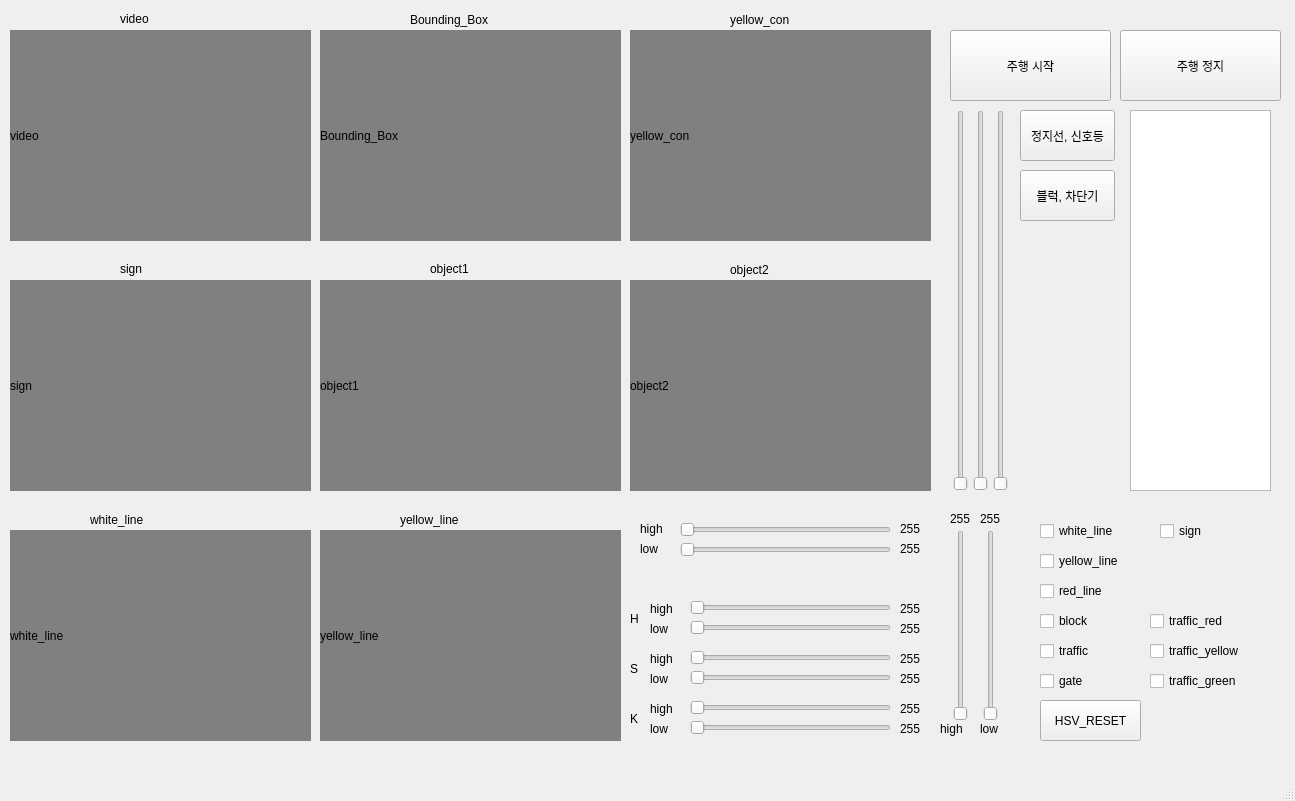
<?xml version="1.0" encoding="UTF-8"?>
<ui version="4.0">
 <class>auto_frame</class>
  <widget class="QMainWindow" name="move_ui">
  <property name="geometry">
   <rect>
    <x>0</x>
    <y>0</y>
    <width>1295</width>
    <height>801</height>
   </rect>
  </property>
  <property name="windowTitle">
   <string>MainWindow</string>
  </property>
  <widget class="QWidget" name="centralwidget">
   <widget class="QLabel" name="video">
    <property name="geometry">
     <rect>
      <x>10</x>
      <y>30</y>
      <width>301</width>
      <height>211</height>
     </rect>
    </property>
    <property name="styleSheet">
     <string notr="true">QLabel { background-color: grey; }</string>
    </property>
    <property name="text">
     <string>video</string>
    </property>
   </widget>
   <widget class="QLabel" name="Bounding_Box">
    <property name="geometry">
     <rect>
      <x>320</x>
      <y>30</y>
      <width>301</width>
      <height>211</height>
     </rect>
    </property>
    <property name="styleSheet">
     <string notr="true">QLabel { background-color: grey; }</string>
    </property>
    <property name="text">
     <string>Bounding_Box</string>
    </property>
   </widget>
   <widget class="QLabel" name="yellow_con">
    <property name="geometry">
     <rect>
      <x>630</x>
      <y>30</y>
      <width>301</width>
      <height>211</height>
     </rect>
    </property>
    <property name="styleSheet">
     <string notr="true">QLabel { background-color: grey; }</string>
    </property>
    <property name="text">
     <string>yellow_con</string>
    </property>
   </widget>
   <widget class="QLabel" name="sign">
    <property name="geometry">
     <rect>
      <x>10</x>
      <y>280</y>
      <width>301</width>
      <height>211</height>
     </rect>
    </property>
    <property name="styleSheet">
     <string notr="true">QLabel { background-color: grey; }</string>
    </property>
    <property name="text">
     <string>sign</string>
    </property>
   </widget>
   <widget class="QLabel" name="object1">
    <property name="geometry">
     <rect>
      <x>320</x>
      <y>280</y>
      <width>301</width>
      <height>211</height>
     </rect>
    </property>
    <property name="styleSheet">
     <string notr="true">QLabel { background-color: grey; }</string>
    </property>
    <property name="text">
     <string>object1</string>
    </property>
   </widget>
   <widget class="QLabel" name="object2">
    <property name="geometry">
     <rect>
      <x>630</x>
      <y>280</y>
      <width>301</width>
      <height>211</height>
     </rect>
    </property>
    <property name="styleSheet">
     <string notr="true">QLabel { background-color: grey; }</string>
    </property>
    <property name="text">
     <string>object2</string>
    </property>
   </widget>
   <widget class="QLabel" name="white_line">
    <property name="geometry">
     <rect>
      <x>10</x>
      <y>530</y>
      <width>301</width>
      <height>211</height>
     </rect>
    </property>
    <property name="styleSheet">
     <string notr="true">QLabel { background-color: grey; }</string>
    </property>
    <property name="text">
     <string>white_line</string>
    </property>
   </widget>
   <widget class="QLabel" name="yellow_line">
    <property name="geometry">
     <rect>
      <x>320</x>
      <y>530</y>
      <width>301</width>
      <height>211</height>
     </rect>
    </property>
    <property name="styleSheet">
     <string notr="true">QLabel { background-color: grey; }</string>
    </property>
    <property name="text">
     <string>yellow_line</string>
    </property>
   </widget>
   <widget class="QLabel" name="label">
    <property name="geometry">
     <rect>
      <x>90</x>
      <y>510</y>
      <width>141</width>
      <height>20</height>
     </rect>
    </property>
    <property name="text">
     <string>white_line</string>
    </property>
   </widget>
   <widget class="QLabel" name="label_2">
    <property name="geometry">
     <rect>
      <x>400</x>
      <y>510</y>
      <width>141</width>
      <height>20</height>
     </rect>
    </property>
    <property name="text">
     <string>yellow_line</string>
    </property>
   </widget>
   <widget class="QLabel" name="label_3">
    <property name="geometry">
     <rect>
      <x>120</x>
      <y>260</y>
      <width>71</width>
      <height>17</height>
     </rect>
    </property>
    <property name="text">
     <string>sign</string>
    </property>
   </widget>
   <widget class="QLabel" name="label_4">
    <property name="geometry">
     <rect>
      <x>430</x>
      <y>260</y>
      <width>67</width>
      <height>17</height>
     </rect>
    </property>
    <property name="text">
     <string>object1</string>
    </property>
   </widget>
   <widget class="QLabel" name="label_5">
    <property name="geometry">
     <rect>
      <x>730</x>
      <y>260</y>
      <width>81</width>
      <height>20</height>
     </rect>
    </property>
    <property name="text">
     <string>object2</string>
    </property>
   </widget>
   <widget class="QLabel" name="label_6">
    <property name="geometry">
     <rect>
      <x>410</x>
      <y>10</y>
      <width>101</width>
      <height>20</height>
     </rect>
    </property>
    <property name="text">
     <string>Bounding_Box</string>
    </property>
   </widget>
   <widget class="QLabel" name="label_7">
    <property name="geometry">
     <rect>
      <x>120</x>
      <y>10</y>
      <width>71</width>
      <height>17</height>
     </rect>
    </property>
    <property name="text">
     <string>video</string>
    </property>
   </widget>
   <widget class="QLabel" name="label_8">
    <property name="geometry">
     <rect>
      <x>730</x>
      <y>10</y>
      <width>81</width>
      <height>20</height>
     </rect>
    </property>
    <property name="text">
     <string>yellow_con</string>
    </property>
   </widget>
   <widget class="QPushButton" name="start">
    <property name="geometry">
     <rect>
      <x>950</x>
      <y>30</y>
      <width>161</width>
      <height>71</height>
     </rect>
    </property>
    <property name="text">
     <string>주행 시작</string>
    </property>
   </widget>
   <widget class="QTextEdit" name="textEdit">
    <property name="geometry">
     <rect>
      <x>1130</x>
      <y>110</y>
      <width>141</width>
      <height>381</height>
     </rect>
    </property>
   </widget>
   <widget class="QSlider" name="H_high_slider">
    <property name="geometry">
     <rect>
      <x>690</x>
      <y>600</y>
      <width>201</width>
      <height>16</height>
     </rect>
    </property>
    <property name="orientation">
     <enum>Qt::Orientation::Horizontal</enum>
    </property>
   </widget>
   <widget class="QSlider" name="H_low_slider">
    <property name="geometry">
     <rect>
      <x>690</x>
      <y>620</y>
      <width>201</width>
      <height>16</height>
     </rect>
    </property>
    <property name="orientation">
     <enum>Qt::Orientation::Horizontal</enum>
    </property>
   </widget>
   <widget class="QLabel" name="label_9">
    <property name="geometry">
     <rect>
      <x>630</x>
      <y>610</y>
      <width>16</width>
      <height>17</height>
     </rect>
    </property>
    <property name="text">
     <string>H</string>
    </property>
   </widget>
   <widget class="QLabel" name="label_10">
    <property name="geometry">
     <rect>
      <x>650</x>
      <y>600</y>
      <width>31</width>
      <height>17</height>
     </rect>
    </property>
    <property name="text">
     <string>high</string>
    </property>
   </widget>
   <widget class="QLabel" name="label_11">
    <property name="geometry">
     <rect>
      <x>650</x>
      <y>620</y>
      <width>31</width>
      <height>17</height>
     </rect>
    </property>
    <property name="text">
     <string>low</string>
    </property>
   </widget>
   <widget class="QLabel" name="H_high_index">
    <property name="geometry">
     <rect>
      <x>900</x>
      <y>600</y>
      <width>31</width>
      <height>17</height>
     </rect>
    </property>
    <property name="text">
     <string>255</string>
    </property>
   </widget>
   <widget class="QLabel" name="H_low_index">
    <property name="geometry">
     <rect>
      <x>900</x>
      <y>620</y>
      <width>31</width>
      <height>17</height>
     </rect>
    </property>
    <property name="text">
     <string>255</string>
    </property>
   </widget>
   <widget class="QLabel" name="label_12">
    <property name="geometry">
     <rect>
      <x>650</x>
      <y>650</y>
      <width>31</width>
      <height>17</height>
     </rect>
    </property>
    <property name="text">
     <string>high</string>
    </property>
   </widget>
   <widget class="QLabel" name="label_13">
    <property name="geometry">
     <rect>
      <x>630</x>
      <y>660</y>
      <width>16</width>
      <height>17</height>
     </rect>
    </property>
    <property name="text">
     <string>S</string>
    </property>
   </widget>
   <widget class="QLabel" name="label_14">
    <property name="geometry">
     <rect>
      <x>650</x>
      <y>670</y>
      <width>31</width>
      <height>17</height>
     </rect>
    </property>
    <property name="text">
     <string>low</string>
    </property>
   </widget>
   <widget class="QSlider" name="S_high_slider">
    <property name="geometry">
     <rect>
      <x>690</x>
      <y>650</y>
      <width>201</width>
      <height>16</height>
     </rect>
    </property>
    <property name="orientation">
     <enum>Qt::Orientation::Horizontal</enum>
    </property>
   </widget>
   <widget class="QLabel" name="S_high_index">
    <property name="geometry">
     <rect>
      <x>900</x>
      <y>650</y>
      <width>31</width>
      <height>17</height>
     </rect>
    </property>
    <property name="text">
     <string>255</string>
    </property>
   </widget>
   <widget class="QLabel" name="S_low_index">
    <property name="geometry">
     <rect>
      <x>900</x>
      <y>670</y>
      <width>31</width>
      <height>17</height>
     </rect>
    </property>
    <property name="text">
     <string>255</string>
    </property>
   </widget>
   <widget class="QSlider" name="S_low_slider">
    <property name="geometry">
     <rect>
      <x>690</x>
      <y>670</y>
      <width>201</width>
      <height>16</height>
     </rect>
    </property>
    <property name="orientation">
     <enum>Qt::Orientation::Horizontal</enum>
    </property>
   </widget>
   <widget class="QLabel" name="K_high_index">
    <property name="geometry">
     <rect>
      <x>900</x>
      <y>700</y>
      <width>31</width>
      <height>17</height>
     </rect>
    </property>
    <property name="text">
     <string>255</string>
    </property>
   </widget>
   <widget class="QLabel" name="label_15">
    <property name="geometry">
     <rect>
      <x>650</x>
      <y>700</y>
      <width>31</width>
      <height>17</height>
     </rect>
    </property>
    <property name="text">
     <string>high</string>
    </property>
   </widget>
   <widget class="QLabel" name="K_low_index">
    <property name="geometry">
     <rect>
      <x>900</x>
      <y>720</y>
      <width>31</width>
      <height>17</height>
     </rect>
    </property>
    <property name="text">
     <string>255</string>
    </property>
   </widget>
   <widget class="QLabel" name="label_16">
    <property name="geometry">
     <rect>
      <x>650</x>
      <y>720</y>
      <width>31</width>
      <height>17</height>
     </rect>
    </property>
    <property name="text">
     <string>low</string>
    </property>
   </widget>
   <widget class="QSlider" name="K_low_slider">
    <property name="geometry">
     <rect>
      <x>690</x>
      <y>720</y>
      <width>201</width>
      <height>16</height>
     </rect>
    </property>
    <property name="orientation">
     <enum>Qt::Orientation::Horizontal</enum>
    </property>
   </widget>
   <widget class="QLabel" name="label_17">
    <property name="geometry">
     <rect>
      <x>630</x>
      <y>710</y>
      <width>16</width>
      <height>17</height>
     </rect>
    </property>
    <property name="text">
     <string>K</string>
    </property>
   </widget>
   <widget class="QSlider" name="K_high_slider">
    <property name="geometry">
     <rect>
      <x>690</x>
      <y>700</y>
      <width>201</width>
      <height>16</height>
     </rect>
    </property>
    <property name="orientation">
     <enum>Qt::Orientation::Horizontal</enum>
    </property>
   </widget>
   <widget class="QCheckBox" name="white_line_2">
    <property name="geometry">
     <rect>
      <x>1040</x>
      <y>520</y>
      <width>111</width>
      <height>22</height>
     </rect>
    </property>
    <property name="text">
     <string>white_line</string>
    </property>
   </widget>
   <widget class="QCheckBox" name="yellow_line_2">
    <property name="geometry">
     <rect>
      <x>1040</x>
      <y>550</y>
      <width>111</width>
      <height>22</height>
     </rect>
    </property>
    <property name="text">
     <string>yellow_line</string>
    </property>
   </widget>
   <widget class="QCheckBox" name="red_line_2">
    <property name="geometry">
     <rect>
      <x>1040</x>
      <y>580</y>
      <width>111</width>
      <height>22</height>
     </rect>
    </property>
    <property name="text">
     <string>red_line</string>
    </property>
   </widget>
   <widget class="QCheckBox" name="block_2">
    <property name="geometry">
     <rect>
      <x>1040</x>
      <y>610</y>
      <width>111</width>
      <height>22</height>
     </rect>
    </property>
    <property name="text">
     <string>block</string>
    </property>
   </widget>
   <widget class="QPushButton" name="hsv_reset">
    <property name="geometry">
     <rect>
      <x>1040</x>
      <y>700</y>
      <width>101</width>
      <height>41</height>
     </rect>
    </property>
    <property name="text">
     <string>HSV_RESET</string>
    </property>
   </widget>
   <widget class="QPushButton" name="stop">
    <property name="geometry">
     <rect>
      <x>1120</x>
      <y>30</y>
      <width>161</width>
      <height>71</height>
     </rect>
    </property>
    <property name="text">
     <string>주행 정지</string>
    </property>
   </widget>
   <widget class="QCheckBox" name="gate_2">
    <property name="geometry">
     <rect>
      <x>1040</x>
      <y>670</y>
      <width>111</width>
      <height>22</height>
     </rect>
    </property>
    <property name="text">
     <string>gate</string>
    </property>
   </widget>
   <widget class="QCheckBox" name="traffic_2">
    <property name="geometry">
     <rect>
      <x>1040</x>
      <y>640</y>
      <width>111</width>
      <height>22</height>
     </rect>
    </property>
    <property name="text">
     <string>traffic</string>
    </property>
   </widget>
   <widget class="QCheckBox" name="sign_2">
    <property name="geometry">
     <rect>
      <x>1160</x>
      <y>520</y>
      <width>111</width>
      <height>22</height>
     </rect>
    </property>
    <property name="text">
     <string>sign</string>
    </property>
   </widget>
   <widget class="QSlider" name="red_line_Y">
    <property name="geometry">
     <rect>
      <x>950</x>
      <y>110</y>
      <width>21</width>
      <height>381</height>
     </rect>
    </property>
    <property name="orientation">
     <enum>Qt::Orientation::Vertical</enum>
    </property>
   </widget>
   <widget class="QSlider" name="gate_line_Y">
    <property name="geometry">
     <rect>
      <x>970</x>
      <y>110</y>
      <width>21</width>
      <height>381</height>
     </rect>
    </property>
    <property name="orientation">
     <enum>Qt::Orientation::Vertical</enum>
    </property>
   </widget>
   <widget class="QSlider" name="line_Y">
    <property name="geometry">
     <rect>
      <x>990</x>
      <y>110</y>
      <width>21</width>
      <height>381</height>
     </rect>
    </property>
    <property name="orientation">
     <enum>Qt::Orientation::Vertical</enum>
    </property>
   </widget>
   <widget class="QPushButton" name="stop_and_traffic">
    <property name="geometry">
     <rect>
      <x>1020</x>
      <y>110</y>
      <width>95</width>
      <height>51</height>
     </rect>
    </property>
    <property name="text">
     <string>정지선, 신호등</string>
    </property>
   </widget>
   <widget class="QPushButton" name="block_and_gate">
    <property name="geometry">
     <rect>
      <x>1020</x>
      <y>170</y>
      <width>95</width>
      <height>51</height>
     </rect>
    </property>
    <property name="text">
     <string>블럭, 차단기</string>
    </property>
   </widget>
   <widget class="QCheckBox" name="traffic_red">
    <property name="geometry">
     <rect>
      <x>1150</x>
      <y>610</y>
      <width>111</width>
      <height>22</height>
     </rect>
    </property>
    <property name="text">
     <string>traffic_red</string>
    </property>
   </widget>
   <widget class="QCheckBox" name="traffic_yellow">
    <property name="geometry">
     <rect>
      <x>1150</x>
      <y>640</y>
      <width>121</width>
      <height>22</height>
     </rect>
    </property>
    <property name="text">
     <string>traffic_yellow</string>
    </property>
   </widget>
   <widget class="QCheckBox" name="traffic_green">
    <property name="geometry">
     <rect>
      <x>1150</x>
      <y>670</y>
      <width>111</width>
      <height>22</height>
     </rect>
    </property>
    <property name="text">
     <string>traffic_green</string>
    </property>
   </widget>
   <widget class="QSlider" name="birdseye_x_high_slider">
    <property name="geometry">
     <rect>
      <x>680</x>
      <y>520</y>
      <width>211</width>
      <height>20</height>
     </rect>
    </property>
    <property name="orientation">
     <enum>Qt::Orientation::Horizontal</enum>
    </property>
   </widget>
   <widget class="QSlider" name="birdseye_x_low_silder">
    <property name="geometry">
     <rect>
      <x>680</x>
      <y>540</y>
      <width>211</width>
      <height>20</height>
     </rect>
    </property>
    <property name="orientation">
     <enum>Qt::Orientation::Horizontal</enum>
    </property>
   </widget>
   <widget class="QLabel" name="B_x_low">
    <property name="geometry">
     <rect>
      <x>900</x>
      <y>540</y>
      <width>31</width>
      <height>17</height>
     </rect>
    </property>
    <property name="text">
     <string>255</string>
    </property>
   </widget>
   <widget class="QLabel" name="B_x_high">
    <property name="geometry">
     <rect>
      <x>900</x>
      <y>520</y>
      <width>31</width>
      <height>17</height>
     </rect>
    </property>
    <property name="text">
     <string>255</string>
    </property>
   </widget>
   <widget class="QSlider" name="birdseye_y_high_slider">
    <property name="geometry">
     <rect>
      <x>950</x>
      <y>530</y>
      <width>21</width>
      <height>191</height>
     </rect>
    </property>
    <property name="orientation">
     <enum>Qt::Orientation::Vertical</enum>
    </property>
   </widget>
   <widget class="QLabel" name="B_y_high">
    <property name="geometry">
     <rect>
      <x>950</x>
      <y>510</y>
      <width>31</width>
      <height>17</height>
     </rect>
    </property>
    <property name="text">
     <string>255</string>
    </property>
   </widget>
   <widget class="QLabel" name="B_y_low">
    <property name="geometry">
     <rect>
      <x>980</x>
      <y>510</y>
      <width>31</width>
      <height>17</height>
     </rect>
    </property>
    <property name="text">
     <string>255</string>
    </property>
   </widget>
   <widget class="QSlider" name="birdseye_y_low_slider">
    <property name="geometry">
     <rect>
      <x>980</x>
      <y>530</y>
      <width>21</width>
      <height>191</height>
     </rect>
    </property>
    <property name="orientation">
     <enum>Qt::Orientation::Vertical</enum>
    </property>
   </widget>
   <widget class="QLabel" name="label_18">
    <property name="geometry">
     <rect>
      <x>940</x>
      <y>720</y>
      <width>31</width>
      <height>17</height>
     </rect>
    </property>
    <property name="text">
     <string>high</string>
    </property>
   </widget>
   <widget class="QLabel" name="label_19">
    <property name="geometry">
     <rect>
      <x>980</x>
      <y>720</y>
      <width>31</width>
      <height>17</height>
     </rect>
    </property>
    <property name="text">
     <string>low</string>
    </property>
   </widget>
   <widget class="QLabel" name="label_20">
    <property name="geometry">
     <rect>
      <x>640</x>
      <y>540</y>
      <width>31</width>
      <height>17</height>
     </rect>
    </property>
    <property name="text">
     <string>low</string>
    </property>
   </widget>
   <widget class="QLabel" name="label_21">
    <property name="geometry">
     <rect>
      <x>640</x>
      <y>520</y>
      <width>31</width>
      <height>17</height>
     </rect>
    </property>
    <property name="text">
     <string>high</string>
    </property>
   </widget>
  </widget>
  <widget class="QMenuBar" name="menubar">
   <property name="geometry">
    <rect>
     <x>0</x>
     <y>0</y>
     <width>1295</width>
     <height>22</height>
    </rect>
   </property>
  </widget>
  <widget class="QStatusBar" name="statusbar"/>
 </widget>
 <resources/>
 <connections/>
</ui>
